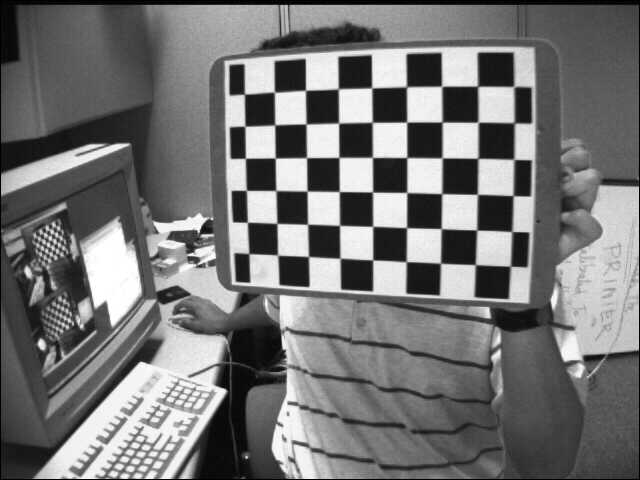
//> input picture images/1.jpg, 640 x 480 px
$ ./matcheur ../../images/1.jpg ../../images/10.jpg   (built with g++ and OpenCV 4)
//> lines starting //> are read from the running program, lines starting //| are printed output that depends on the picture
/*
 * DONE : Extraire les keypoints et descripteurs
 * DONE : Effectuer le matching entre deux images
 * ----------------------------------------------
 * TODO : Effectuer le matching avec les cascades
 *
 *
 */

#include <stdio.h>
#include <iostream>
#include <vector>
#include <opencv2/opencv.hpp>
#include <opencv2/features2d/features2d.hpp>
#include <opencv2/core.hpp>
#include <opencv2/xfeatures2d/nonfree.hpp>

using namespace cv;

int main(int argc, char** argv)
{

  if(argc < 2){
      std::cout << "Usage : " << argv[0] << " <image-1> <image-2>" << std::endl;
    }
  else{
      Mat img1 = imread(argv[1], CV_LOAD_IMAGE_GRAYSCALE);
//> img1 is the input picture: 480 rows x 640 cols, CV_8UC1; min 0, max 255, mean 116.6
      Mat img2 = imread(argv[2], CV_LOAD_IMAGE_GRAYSCALE);
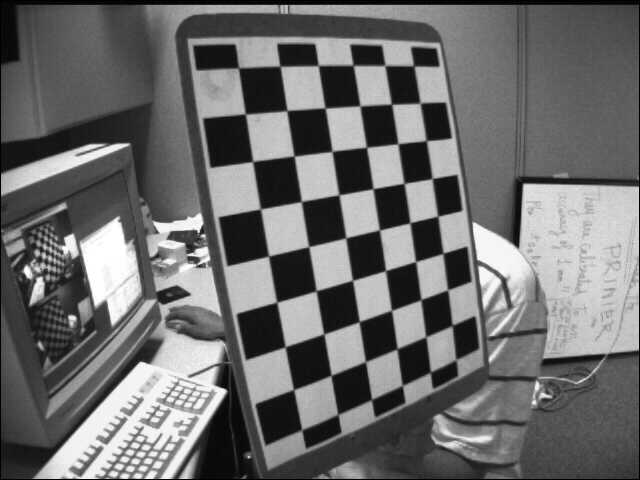
//> input picture images/10.jpg, 640 x 480 px
//> img2 is the input picture: 480 rows x 640 cols, CV_8UC1; min 0, max 255, mean 108.6

      if(!img1.data && !img2.data) return -1;
      //if(!img1.data) return -1;


      std::vector<KeyPoint> keypoint1;
      std::vector<KeyPoint> keypoint2;
      Mat output1;
      Mat output2;
      Mat descripteur1;
      Mat descripteur2;

      // SIFT detecteur
      Ptr<Feature2D> detector = xfeatures2d::SiftFeatureDetector::create(200);


      // Detect Kp Image 1
      detector->detect(img1,keypoint1);
//> keypoint1 = 200 keypoints; strongest (x, y, size): (390, 105, 21.2), (356, 140, 20.7), (322, 107, 20.3), (356, 209, 20.5)
      drawKeypoints(img1, keypoint1, output1);

      //imshow("Keypoint Sift Image 1",output1);

      // Detect Kp Image 2
      detector->detect(img2,keypoint2);
//> keypoint2 = 200 keypoints; strongest (x, y, size): (27, 271, 6), (72, 318, 5.1), (317, 176, 25.3), (460, 267, 21)
      drawKeypoints(img2, keypoint2,output2);

      //imshow("Keypoint Sift Image 2",output2);

      // SIFT extracteur
      Ptr<Feature2D> extractor = xfeatures2d::SiftDescriptorExtractor::create();

      extractor->compute(img1,keypoint1,descripteur1);
      extractor->compute(img2,keypoint2,descripteur2);

      // FLANN matcheur
      std::vector<DMatch>matches;
      Ptr<FlannBasedMatcher> matcheur(new FlannBasedMatcher);
      matcheur->match(descripteur1,descripteur2,matches);
//> matches = 200 matches

      // BRUTE FORCE matcheur
      //Ptr<BFMatcher> matcheurBF(new BFMatcher(NORM_L1,true));
      //matcheurBF->match(descripteur1,descripteur2,matches);

      // Reduce matche by distance
      std::vector<DMatch> goodMatches;


      double min_dist = 10000;
      double max_dist = 0;

// [22 lines of commented-out code are left out]

      for(int i=0; i<matches.size();++i)
        {
          DMatch matche = matches[i];

              double dist = matche.distance;
              if(dist < min_dist) min_dist = dist;
              if(dist > max_dist) max_dist = dist;

        }
//> this loop made 200 passes
//> (dist, min_dist, max_dist) on pass 1: (244.9, 244.9, 244.9)
//> (dist, min_dist) on passes 2, 4, 7, 8, 13, 15: (170.2, 170.2), (169, 169), (150.6, 150.6), (124.8, 124.8), (115.5, 115.5), (115.5, 115.5)
//> after the loop, min_dist = 14.73; max_dist = 418.8

      std::cout <<" Distances de matche - Max : " << max_dist << " Min : "<< min_dist << std::endl;
//|  Distances de matche - Max : 418.798 Min : 14.7309
      for(int i=0; i<matches.size();++i)
        {
          DMatch matche = matches[i];

              if(matche.distance < 2.5*(min_dist+1)) goodMatches.push_back(matche);

        }

      Mat img_matches;
      std::cout <<"Good matchs : "<< goodMatches.size() << std::endl;
//| Good matchs : 4

      drawMatches(img1,keypoint1,img2,keypoint2,goodMatches,img_matches);
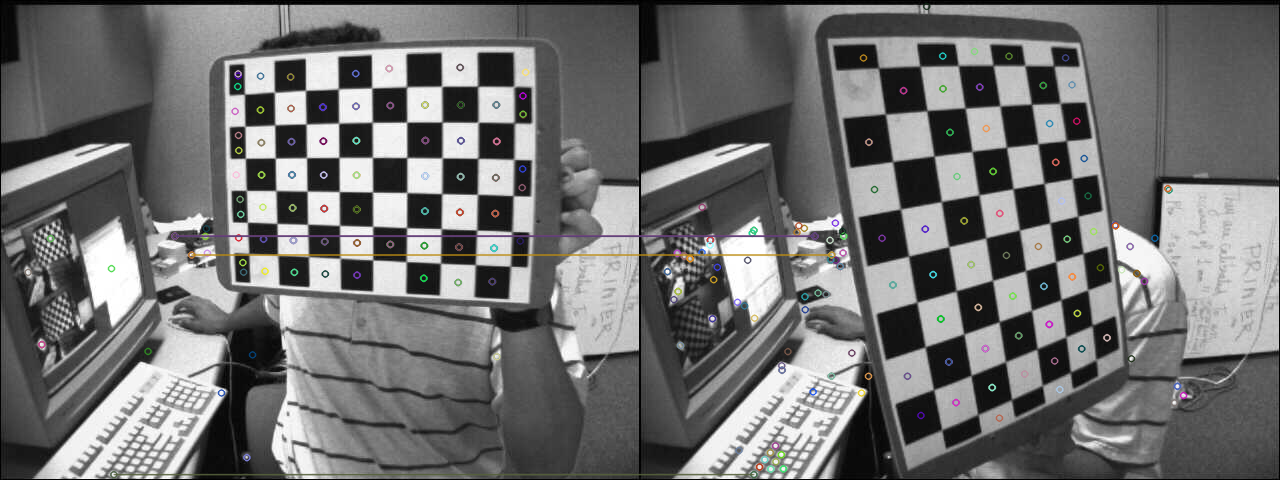
//> img_matches: 480 rows x 1280 cols, CV_8UC3; mean B, G, R 112.3, 112.4, 112.5
      imshow("MATCHING SIFT + FLANN WITH DISTANCE FILTERING ( MATCH < 2 x MIN_DISTANCE ) / 200 FEATURES", img_matches);

      waitKey(0);

      return 0;
//> (the program exits here)
